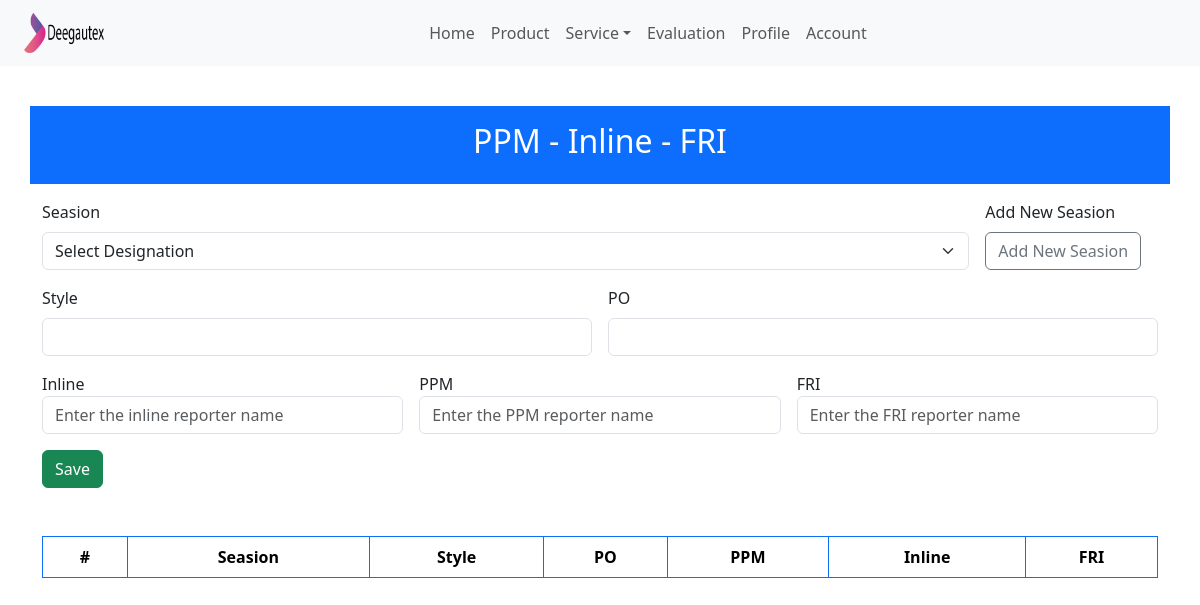
The app's page /report.php (signed in), older data.
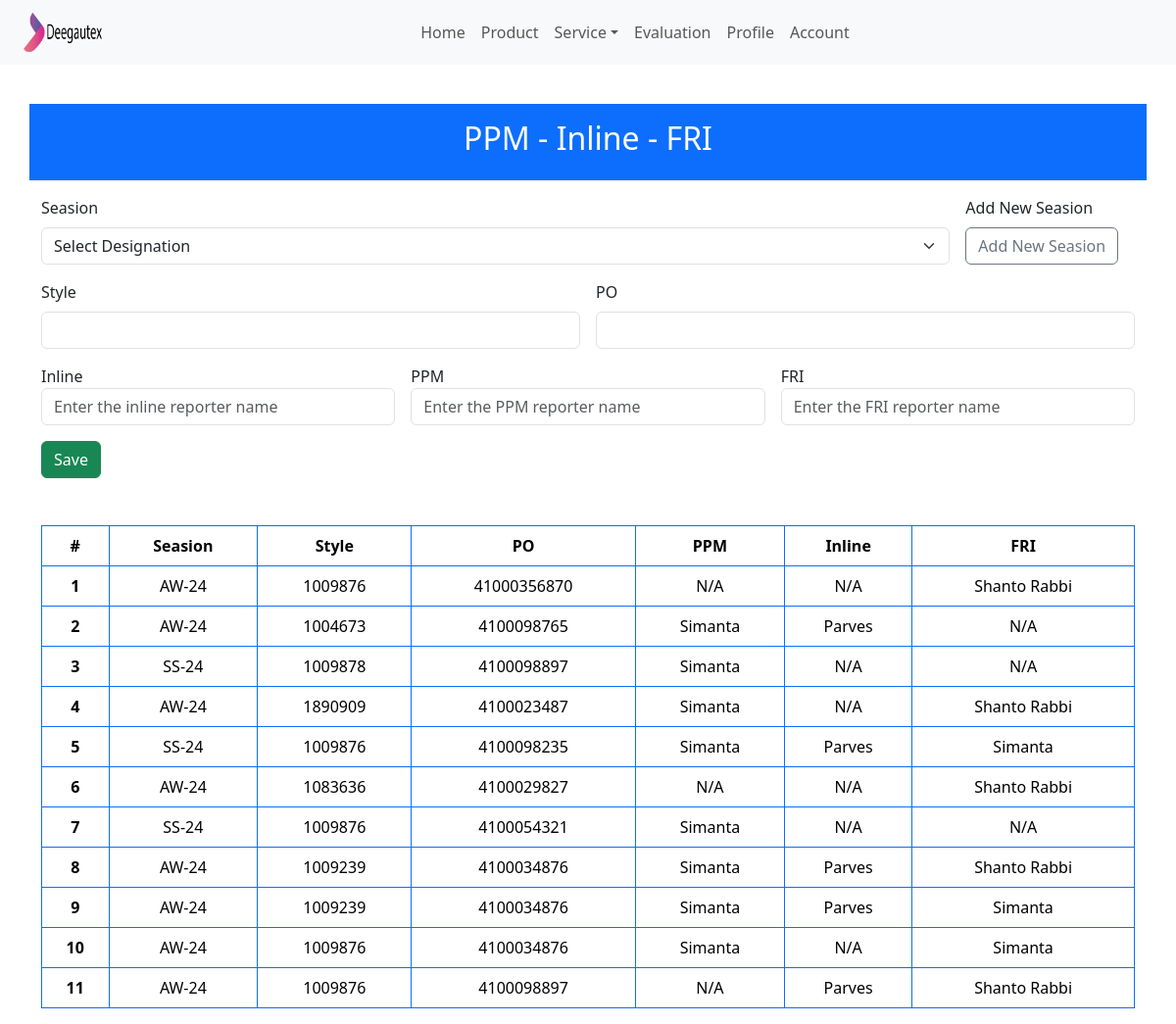
The same page, newer data.
### tables this page shows
CREATE TABLE `tb_ppm_inline_fri` (
  `id` int(11) NOT NULL,
  `seasion` int(11) DEFAULT NULL,
  `style` varchar(255) DEFAULT NULL,
  `po` varchar(255) DEFAULT NULL,
  `ppm` varchar(255) DEFAULT NULL,
  `inline` varchar(255) DEFAULT NULL,
  `fri` varchar(255) DEFAULT NULL
);

CREATE TABLE `tb_seasion` (
  `id` int(11) NOT NULL,
  `name` varchar(255) DEFAULT NULL
);

### report.php (the view, shortened to what this page needs)
<?php
    include 'dbconfig.php';
    if(isset($_SESSION['Id']) && isset($_SESSION['E_Name']))
    {
?>
<!DOCTYPE html>
<html lang="en">
<head>
    <link rel="stylesheet" href="https://cdnjs.cloudflare.com/ajax/libs/font-awesome/4.7.0/css/font-awesome.min.css">
    <link href="https://cdn.jsdelivr.net/npm/bootstrap@5.3.3/dist/css/bootstrap.min.css" rel="stylesheet">
</head>
<body>
<?php
    include 'menuBar.php';
?>
<section id="form-section" class="mt-4">
    <div class="container">
        <div class="row">
            <div class="text-center text-bg-primary py-3 my-3"><h2>PPM - Inline - FRI</h2></div>
            <div class="">
                <form action="reportBK" enctype="multipart/form-data" method="POST" class="row g-3">
                    <div class="col-md-10">
                        <label for="Seasion" class="form-label">Seasion</label>
                        <select id="Seasion" name="cbxSeasion" class="form-select" required>
                            <option selected disabled>Select Designation</option>
                        </select>
                    </div>
                    <div class="col-md-2">
                        <label for="inputEmail4" class="form-label">Add New Seasion</label>
                        <a href="#"><button type="button" class="btn btn-outline-secondary">Add New Seasion</button></a>
                    </div>
                    <div class="col-md-6">
                        <label for="inputAddress" class="form-label">Style</label>
                        <input type="number" name="txtStyle" class="form-control" id="inputAddress" required>
                    </div>
                    <div class="col-md-6">
                        <label for="PO" class="form-label">PO</label>
                        <input type="number" name="txtPO" class="form-control" id="PO" required>
                    </div>
                    <div class="col-md-4">
                        <label for="inputCity" class="form-check-label">Inline</label>
                        <input type="text" name="txtInline"  class="form-control" id="inputCity" required placeholder="Enter the inline reporter name">
                    </div>
                    <div class="col-md-4">
                        <label for="inputState" class="form-check-label">PPM</label>
                        <input type="text" name="txtPPM"  class="form-control" id="inputState" required placeholder="Enter the PPM reporter name">
                    </div>
                    <div class="col-md-4">
                        <label for="inputZip" class="form-check-label">FRI</label>
                        <input type="text" name="txtFRI"  class="form-control" id="inputZip" required placeholder="Enter the FRI reporter name">
                    </div>
                    <div class="col-12">
                        <button name="btnReportSave" type="submit" class="btn btn-success">Save</button>
                    </div>
                </form>
            </div>
        </div>
    </div>
</section>
<section id="show-table" class="mt-5 text-center">
    <div class="container">
        <div class="row">
            <div class="col-md-12">
                <table class="table table-bordered border-primary">
                    <thead>
                        <tr>
                        <th scope="col">#</th>
                        <th scope="col">Seasion</th>
                        <th scope="col">Style</th>
                        <th scope="col">PO</th>
                        <th scope="col">PPM</th>
                        <th scope="col">Inline</th>
                        <th scope="col">FRI</th>
                        </tr>
                    </thead>
                    <tbody>
                        <?php
                        $sqlData = "SELECT * FROM tb_ppm_inline_fri";
                        $sqlResult = mysqli_query($conn, $sqlData);
                        $i=1;
                        while($row = mysqli_fetch_array($sqlResult)){
                        ?>
                        <tr>
                            <th scope="row"><?php echo $i;?></th>
                            <?php
                            $seasionid = $row['seasion'];
                            $seasionData = "SELECT * FROM `tb_seasion` WHERE id = '$seasionid'";
                            $seasionResult = mysqli_query($conn, $seasionData);
                            while($row2 = mysqli_fetch_array($seasionResult))
                            {?> <td><?php echo $row2['name'];?></td><?php  } ?>
                            <td><?php echo $row['style'];?></td>
                            <td><?php echo $row['po'];?></td>
                            <td><?php echo $row['ppm'];?></td>
                            <td><?php echo $row['inline'];?></td>
                            <td><?php echo $row['fri'];?></td>
                        </tr>
                        <?php $i++; } ?>
                    </tbody>
                </table>
            </div>
        </div>
    </div>
</section>
</body>
</html>
<?php
}
else{
    header("Location: log");
    exit();
}
?>

### menuBar.php (shortened to what this page needs)
<section id="menu-section">
    <nav class="navbar navbar-expand-lg navbar-light bg-light px-4">
        <a class="navbar-brand" href="index">
            <img src="img/logo3.png" width="80" height="40" alt="">
        </a>
        <div class="collapse navbar-collapse justify-content-center" id="collapseNavbar">
		  <ul class="navbar-nav">
          <li class="nav-item">
			  <a class="nav-link" href="index">Home</a>
			</li>
            <li class="nav-item">
			  <a class="nav-link" href="product">Product</a>
			</li>
            <li class="nav-item dropdown">
			  <a class="nav-link dropdown-toggle" data-bs-toggle="dropdown" href="#">Service</a>
			</li>
            <li class="nav-item">
			  <a class="nav-link" href="evaluationDashBoard">Evaluation</a>
			</li>
            <li class="nav-item">
			  <a class="nav-link" href="profil">Profile</a>
			</li>
            <li class="nav-item">
			    <a class="nav-link" href="Account">Account</a>
			</li>
		  </ul>
		</div>
    </nav>
</section>

Row changes from the older to the newer data that the page shows:
added tb_ppm_inline_fri: style "1009876", po "41000356870", ppm "N/A", inline "N/A", fri "Shanto Rabbi"
added tb_seasion: name "AW-24"
added tb_ppm_inline_fri: style "1004673", po "4100098765", ppm "Simanta", inline "Parves", fri "N/A"
added tb_ppm_inline_fri: style "1009878", po "4100098897", ppm "Simanta", inline "N/A", fri "N/A"
added tb_seasion: name "SS-24"
added tb_ppm_inline_fri: style "1890909", po "4100023487", ppm "Simanta", inline "N/A", fri "Shanto Rabbi"
added tb_ppm_inline_fri: style "1009876", po "4100098235", ppm "Simanta", inline "Parves", fri "Simanta"
added tb_ppm_inline_fri: style "1083636", po "4100029827", ppm "N/A", inline "N/A", fri "Shanto Rabbi"
added tb_ppm_inline_fri: style "1009876", po "4100054321", ppm "Simanta", inline "N/A", fri "N/A"
added tb_ppm_inline_fri: style "1009239", po "4100034876", ppm "Simanta", inline "Parves", fri "Shanto Rabbi"
added tb_ppm_inline_fri: style "1009239", po "4100034876", ppm "Simanta", inline "Parves", fri "Simanta"
added tb_ppm_inline_fri: style "1009876", po "4100034876", ppm "Simanta", inline "N/A", fri "Simanta"
added tb_ppm_inline_fri: style "1009876", po "4100098897", ppm "N/A", inline "Parves", fri "Shanto Rabbi"
